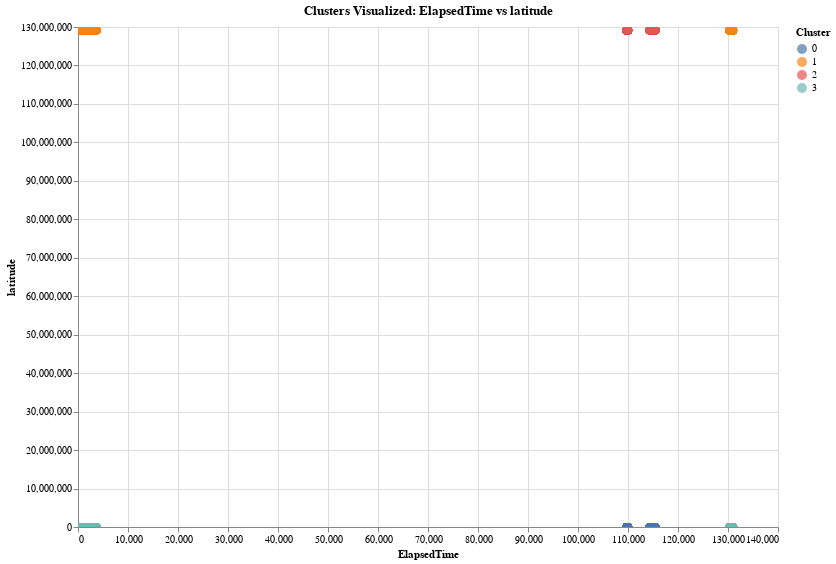

The cell this chart's notebook holds for it:
### Code cell
import altair as alt
import pandas as pd

alt.data_transformers.disable_max_rows()


# Load clustered data
df = pd.read_csv("clustered_flight_data.csv")

df['cluster'] = df['cluster'].astype(str)

# Select 2D features for the plot (you can switch to PCA/t-SNE later)
x_feature = 'ElapsedTime'
y_feature = 'latitude'

# Build the interactive plot
chart = alt.Chart(df).mark_circle(size=60).encode(
    x=alt.X(x_feature, title=x_feature),
    y=alt.Y(y_feature, title=y_feature),
    color=alt.Color('cluster:N', title='Cluster'),
    tooltip=[
        'cluster:N',
        'latitude', 'longitude',
        'datetime_sin', 'datetime_cos',
        'ElapsedTime', 'MinWaitTime', 'MaxWaitTime',
        'BagNumber', 'MaxSpendingRange', 'DropOffRange'
    ]
).properties(
    title=f'Clusters Visualized: {x_feature} vs {y_feature}',
    width=700,
    height=500
).interactive()

chart

### Figure 1 — Vega-Lite specification as saved in the notebook (floating-point values rounded to 4 significant figures; data arrays with more than 128 entries replaced by an {"elided": "..."} marker saying what was removed)
{"config": {"view": {"continuousWidth": 300, "continuousHeight": 300}}, "data": {"name": "data-6ed7f92ec1413737c38ef6194a0dd2d0"}, "mark": {"type": "circle", "size": 60}, "encoding": {"color": {"field": "cluster", "title": "Cluster", "type": "nominal"}, "tooltip": [{"field": "cluster", "type": "nominal"}, {"field": "latitude", "type": "quantitative"}, {"field": "longitude", "type": "quantitative"}, {"field": "datetime_sin", "type": "quantitative"}, {"field": "datetime_cos", "type": "quantitative"}, {"field": "ElapsedTime", "type": "quantitative"}, {"field": "MinWaitTime", "type": "quantitative"}, {"field": "MaxWaitTime", "type": "quantitative"}, {"field": "BagNumber", "type": "quantitative"}, {"field": "MaxSpendingRange", "type": "quantitative"}, {"field": "DropOffRange", "type": "quantitative"}], "x": {"field": "ElapsedTime", "title": "ElapsedTime", "type": "quantitative"}, "y": {"field": "latitude", "title": "latitude", "type": "quantitative"}}, "height": 500, "params": [{"name": "param_1", "select": {"type": "interval", "encodings": ["x", "y"]}, "bind": "scales"}], "title": "Clusters Visualized: ElapsedTime vs latitude", "width": 700, "$schema": "https://vega.github.io/schema/vega-lite/v5.20.1.json", "datasets": {"data-6ed7f92ec1413737c38ef6194a0dd2d0": {"elided": "10000 records"}}}
